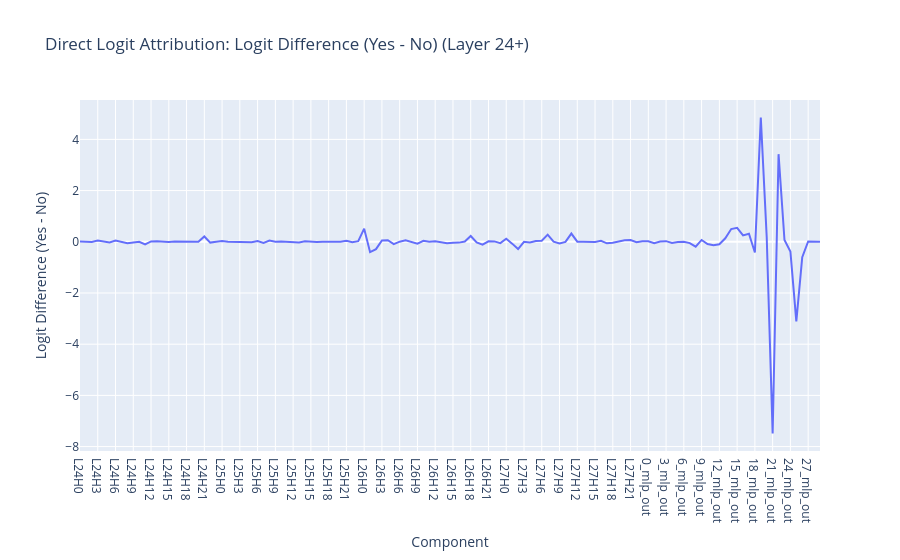

The notebook cell saved with this chart:
### Code cell
tokens = model.to_tokens(prompt)


# Run model with cache
logits, cache = model.run_with_cache(tokens)

# Get Yes and No tokens
yes_token = model.to_single_token("Yes")
no_token = model.to_single_token("No")

# Get residual stream decomposition
decomposed_resid, labels = cache.get_full_resid_decomposition(
    expand_neurons=False, 
    pos_slice=-1,  # Last position
    return_labels=True
)

# Apply layer norm
decomposed_resid = cache.apply_ln_to_stack(decomposed_resid, pos_slice=-1)
print(f"Decomposed residual shape: {decomposed_resid.shape}")

# Get unembedding vectors for Yes and No
yes_unembed = model.W_U[:, yes_token]
no_unembed = model.W_U[:, no_token]

# Calculate logit difference (Yes - No)
logit_diff = yes_unembed - no_unembed

# Calculate direct logit attribution for each component
dla = einops.einsum(
    decomposed_resid, 
    logit_diff, 
    "component batch d_model, d_model -> component batch"
)

# # Since we have only one prompt, we can squeeze the batch dimension
# dla_single = dla[:, 0]  # Shape: [component]

# # Plot the results
# line(
#     dla_single, 
#     x=labels, 
#     title="Direct Logit Attribution: Yes vs No", 
#     xaxis="Component",
#     yaxis="Logit Difference (Yes - No)"
# )

# Since we have only one prompt, we can squeeze the batch dimension
dla_single = dla[:, 0]  # Shape: [component]

# Filter to only show layer 24 onwards
layer_24_start_idx = None
for i, label in enumerate(labels):
    if "L24" in label:
        layer_24_start_idx = i
        break

if layer_24_start_idx is not None:
    dla_filtered = dla_single[layer_24_start_idx:]
    labels_filtered = labels[layer_24_start_idx:]
    
    # Plot the results (layer 24 onwards only)
    line(
        dla_filtered, 
        x=labels_filtered, 
        title="Direct Logit Attribution: Logit Difference (Yes - No) (Layer 24+)", 
        xaxis="Component",
        yaxis="Logit Difference (Yes - No)"
    )
    
    print(f"Showing {len(dla_filtered)} components from layer 24 onwards")
else:
    # Fallback to show all if layer 24 not found
    line(
        dla_single, 
        x=labels, 
        title="Direct Logit Attribution: Yes vs No", 
        xaxis="Component",
        yaxis="Logit Difference (Yes - No)"
    )
    print("Layer 24 not found, showing all components")

# Optional: Show the actual logit values for Yes and No
final_logits = logits[0, -1, :]  # Last position, single batch
yes_logit = final_logits[yes_token].item()
no_logit = final_logits[no_token].item()
print(f"Final Yes logit: {yes_logit:.3f}")
print(f"Final No logit: {no_logit:.3f}")
print(f"Logit difference (Yes - No): {yes_logit - no_logit:.3f}")
print(f"Sum of DLA components: {dla_single.sum().item():.3f}")

# Optional: Show top contributing components from layer 24 onwards
if layer_24_start_idx is not None:
    top_k = 10
    top_indices = torch.topk(dla_filtered, k=min(top_k, len(dla_filtered))).indices
    print(f"\nTop {min(top_k, len(dla_filtered))} components favoring Yes (Layer 24+):")
    for i, idx in enumerate(top_indices):
        print(f"{i+1}. {labels_filtered[idx]}: {dla_filtered[idx].item():.3f}")

    bottom_indices = torch.topk(dla_filtered, k=min(top_k, len(dla_filtered)), largest=False).indices
    print(f"\nTop {min(top_k, len(dla_filtered))} components favoring No (Layer 24+):")
    for i, idx in enumerate(bottom_indices):
        print(f"{i+1}. {labels_filtered[idx]}: {dla_filtered[idx].item():.3f}")
else:
    top_k = 10
    top_indices = torch.topk(dla_single, k=top_k).indices
    print(f"\nTop {top_k} components favoring Yes:")
    for i, idx in enumerate(top_indices):
        print(f"{i+1}. {labels[idx]}: {dla_single[idx].item():.3f}")

    bottom_indices = torch.topk(dla_single, k=top_k, largest=False).indices
    print(f"\nTop {top_k} components favoring No:")
    for i, idx in enumerate(bottom_indices):
        print(f"{i+1}. {labels[idx]}: {dla_single[idx].item():.3f}")

### Figure 1 — Plotly figure (JSON) as saved in the notebook; plotly's stock layout.template omitted (floating-point values rounded to 4 significant figures)
{"data": [{"hovertemplate": "Component=%{x}<br>Logit Difference (Yes - No)=%{y}<extra></extra>", "legendgroup": "", "line": {"color": "#636efa", "dash": "solid"}, "marker": {"symbol": "circle"}, "mode": "lines", "name": "", "orientation": "v", "showlegend": false, "type": "scatter", "x": ["L24H0", "L24H1", "L24H2", "L24H3", "L24H4", "L24H5", "L24H6", "L24H7", "L24H8", "L24H9", "L24H10", "L24H11", "L24H12", "L24H13", "L24H14", "L24H15", "L24H16", "L24H17", "L24H18", "L24H19", "L24H20", "L24H21", "L24H22", "L24H23", "L25H0", "L25H1", "L25H2", "L25H3", "L25H4", "L25H5", "L25H6", "L25H7", "L25H8", "L25H9", "L25H10", "L25H11", "L25H12", "L25H13", "L25H14", "L25H15", "L25H16", "L25H17", "L25H18", "L25H19", "L25H20", "L25H21", "L25H22", "L25H23", "L26H0", "L26H1", "L26H2", "L26H3", "L26H4", "L26H5", "L26H6", "L26H7", "L26H8", "L26H9", "L26H10", "L26H11", "L26H12", "L26H13", "L26H14", "L26H15", "L26H16", "L26H17", "L26H18", "L26H19", "L26H20", "L26H21", "L26H22", "L26H23", "L27H0", "L27H1", "L27H2", "L27H3", "L27H4", "L27H5", "L27H6", "L27H7", "L27H8", "L27H9", "L27H10", "L27H11", "L27H12", "L27H13", "L27H14", "L27H15", "L27H16", "L27H17", "L27H18", "L27H19", "L27H20", "L27H21", "L27H22", "L27H23", "0_mlp_out", "1_mlp_out", "2_mlp_out", "3_mlp_out", "4_mlp_out", "5_mlp_out", "6_mlp_out", "7_mlp_out", "8_mlp_out", "9_mlp_out", "10_mlp_out", "11_mlp_out", "12_mlp_out", "13_mlp_out", "14_mlp_out", "15_mlp_out", "16_mlp_out", "17_mlp_out", "18_mlp_out", "19_mlp_out", "20_mlp_out", "21_mlp_out", "22_mlp_out", "23_mlp_out", "24_mlp_out", "25_mlp_out", "26_mlp_out", "27_mlp_out", "embed", "bias"], "xaxis": "x", "y": [0.01544, -0.002441, -0.006127, 0.05016, -0.002738, -0.02562, 0.0463, -0.002286, -0.05823, -0.02715, 0.002527, -0.1049, 0.01455, 0.01754, 0.005007, -0.01132, 0.01202, 0.005039, -0.004858, -0.002846, -0.002553, 0.206, -0.03108, 0.000379, 0.03276, 0.003746, -0.003806, 0.0134, -0.01252, -0.02007, 0.02598, -0.04155, 0.04672, 0.0002329, 0.008371, 0.006336, 1.465e-05, -0.02398, 0.02452, 0.0006325, -0.01336, -0.001723, 0.00177, -0.02275, 0.004873, 0.04386, -0.01716, 0.02286, 0.5113, -0.4041, -0.2866, 0.05226, 0.06072, -0.08944, 0.003591, 0.0592, -0.00393, -0.07248, 0.03517, -0.0024, 0.02187, -0.005748, -0.05618, -0.04122, -0.03261, 0.01163, 0.2257, -0.02595, -0.1107, 0.01957, 0.01435, -0.05365, 0.1214, -0.07223, -0.2856, -0.001702, -0.0233, 0.02876, 0.03961, 0.2795, 0.00317, -0.06965, -0.002372, 0.3208, 0.005989, 0.004426, -5.081e-05, -0.003755, 0.04166, -0.05997, -0.03832, 0.004928, 0.06002, 0.06632, -0.01673, 0.02426, 0.0232, -0.05402, 0.01116, 0.02512, -0.04547, -0.0118, -0.002605, -0.05295, -0.1893, 0.07128, -0.08939, -0.1341, -0.09532, 0.1351, 0.4979, 0.5426, 0.2489, 0.3157, -0.4177, 4.853, 0.1762, -7.487, 3.422, 0.07162, -0.3796, -3.11, -0.601, 0.0147, 0.02031, 0.0], "yaxis": "y"}], "layout": {"legend": {"tracegroupgap": 0}, "title": {"text": "Direct Logit Attribution: Logit Difference (Yes - No) (Layer 24+)"}, "xaxis": {"anchor": "y", "domain": [0, 1], "title": {"text": "Component"}}, "yaxis": {"anchor": "x", "domain": [0, 1], "title": {"text": "Logit Difference (Yes - No)"}}}}
